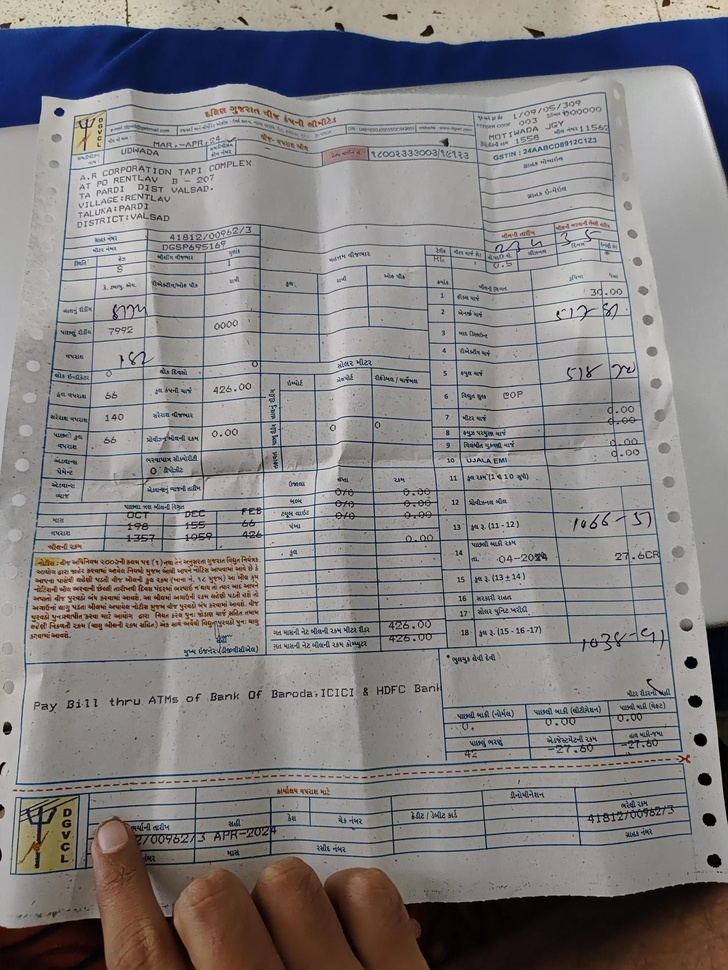
#> input picture images/Media.jpg, 728 x 970 px, shrunk from 1328 x 1770 before the run, found by its file name
$ python kaggle_image_enhance_module4.py
#> lines starting #> are read from the running program, lines starting #| are printed output that depends on the picture; after the words box and inside, x2 and y2 are one past the last pixel; in counts of white or black regions, pixels touching at a corner belong together
import cv2
from matplotlib import pyplot as plt
import numpy as np

# [52 lines of commented-out code are left out]
image_path = "images/media.jpg"
bw_img = cv2.imread(image_path, cv2.IMREAD_GRAYSCALE)
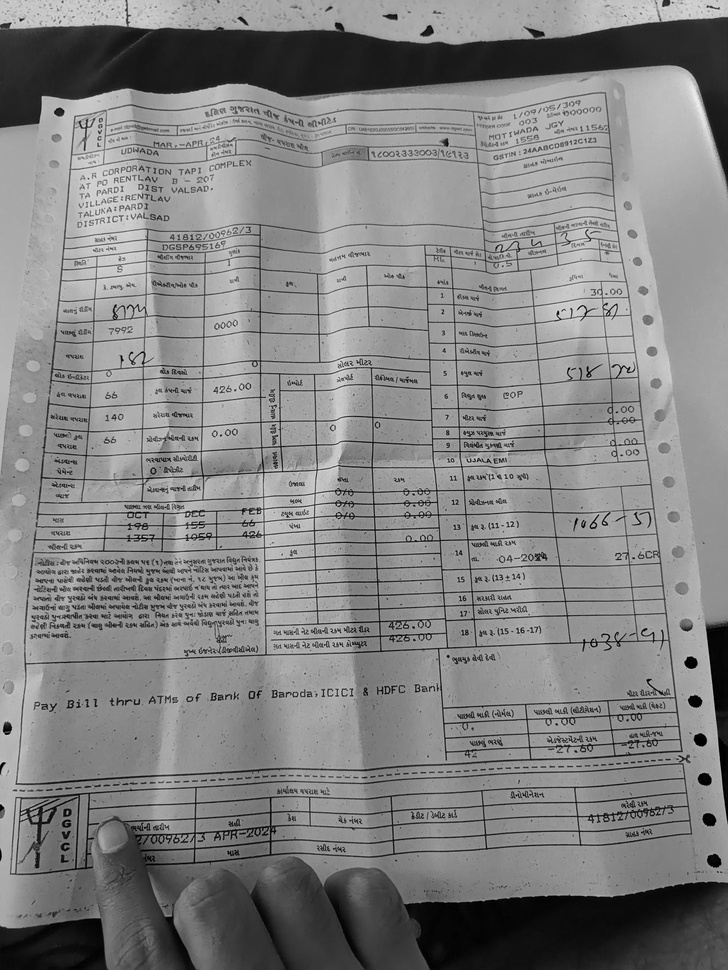
#> bw_img: shape (970, 728); min 0, max 241, mean 131.1
bw_img_thresh = cv2.adaptiveThreshold(bw_img, maxValue=255, adaptiveMethod=cv2.ADAPTIVE_THRESH_MEAN_C, thresholdType=cv2.THRESH_BINARY, blockSize=21, C=2)
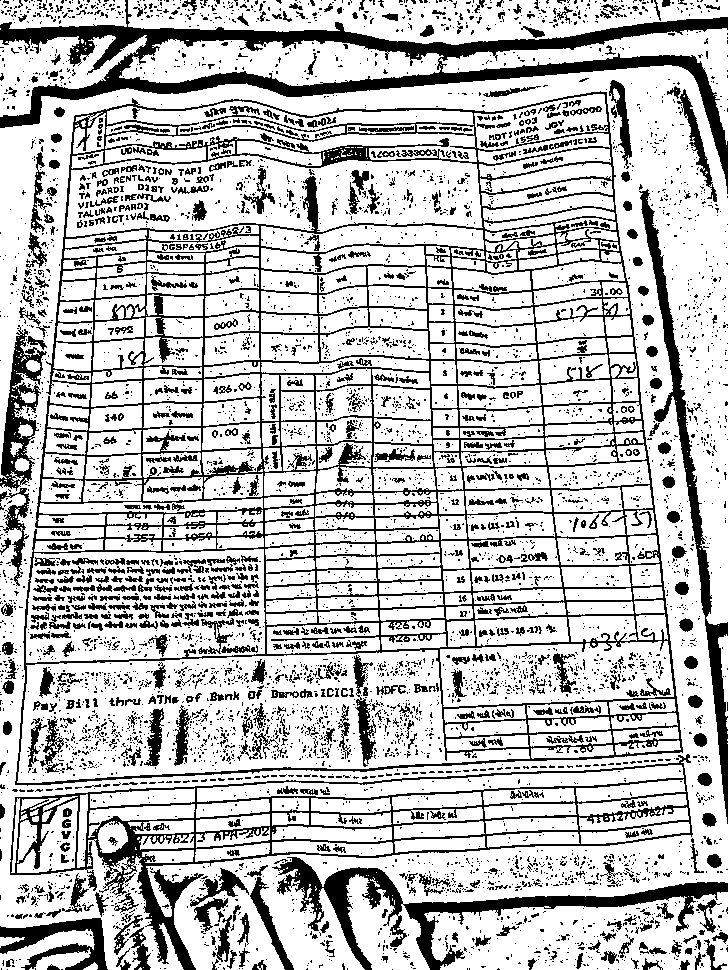
#> bw_img_thresh: shape (970, 728); 74.9% white; 5762 black regions (4949 under 20 px), largest, box (x1, y1, x2, y2) and area: (15, 91, 683, 786) 52199, (0, 0, 728, 194) 19803, (10, 754, 693, 970) 14399

# Show the images
plt.figure(figsize=[18,5])
plt.subplot(121); plt.imshow(bw_img, cmap="gray"); plt.title("Original")
plt.subplot(122); plt.imshow(bw_img_thresh, cmap="gray"); plt.title("Thresholded")

# Save the thresholded image
save_path = 'images/thresholded_image_' + image_path.split('/')[-1]  # Extracting just the file name
cv2.imwrite(save_path, bw_img_thresh)

plt.show()  # Display the plots
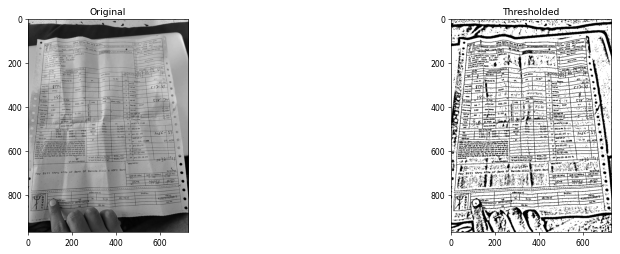
#> figure drawn by matplotlib, 2 panels
